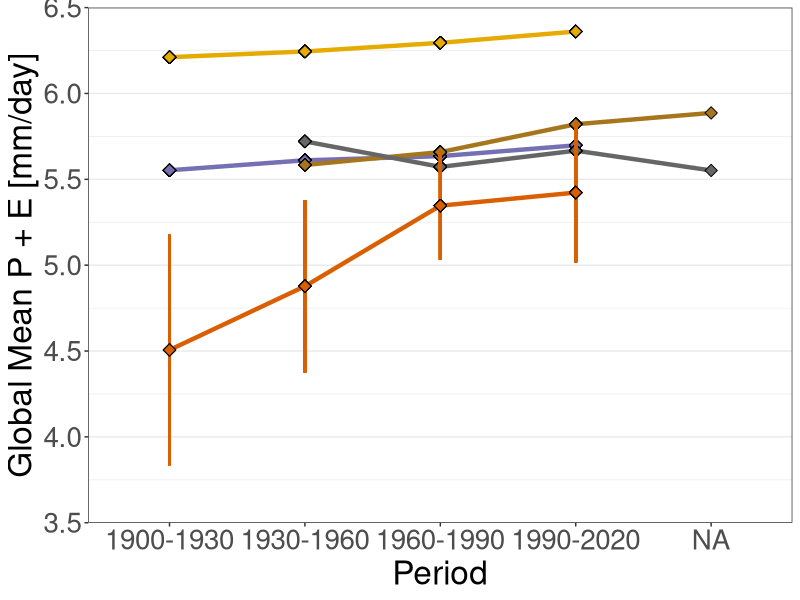
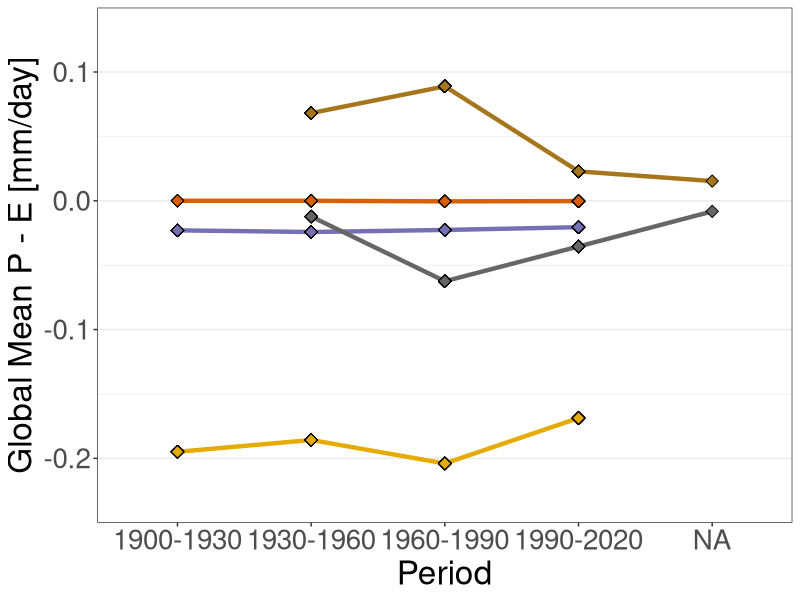
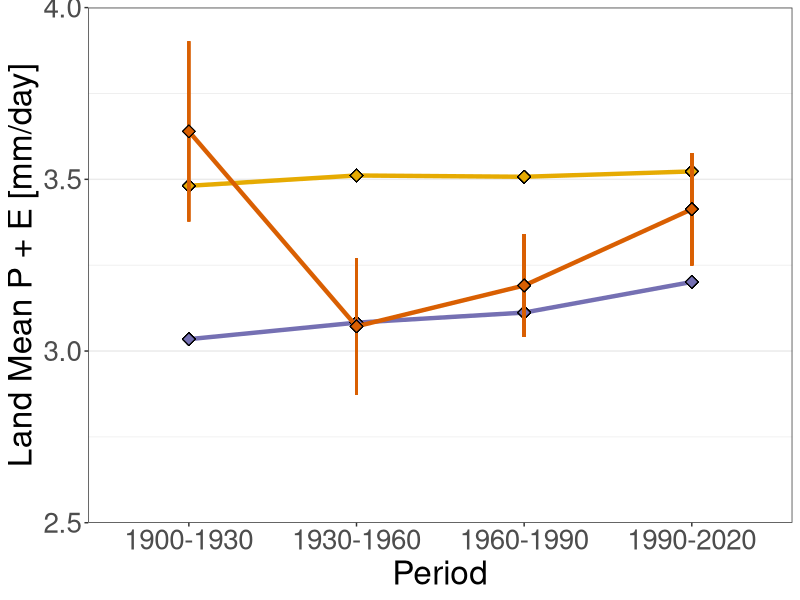
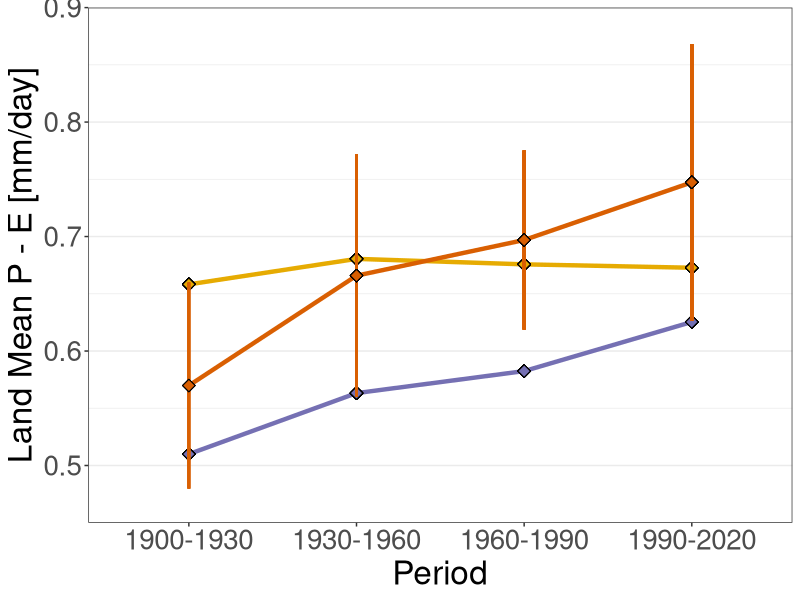
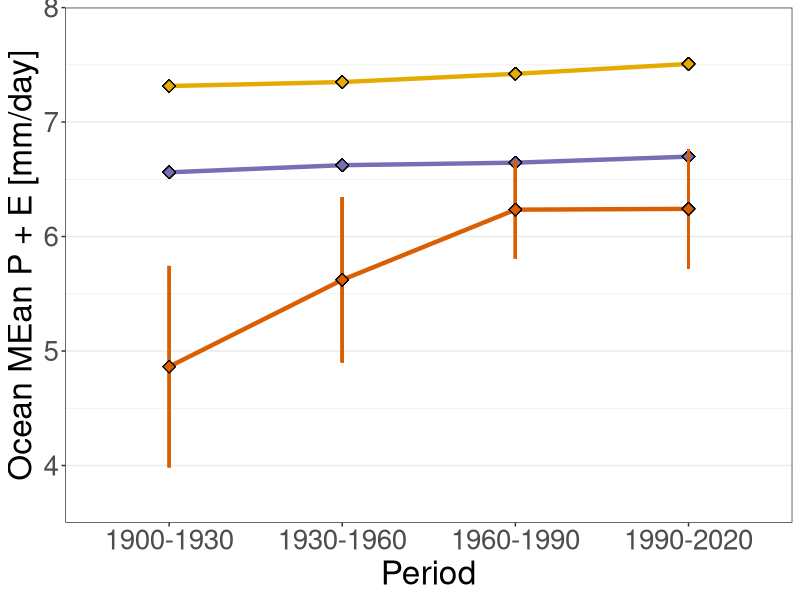
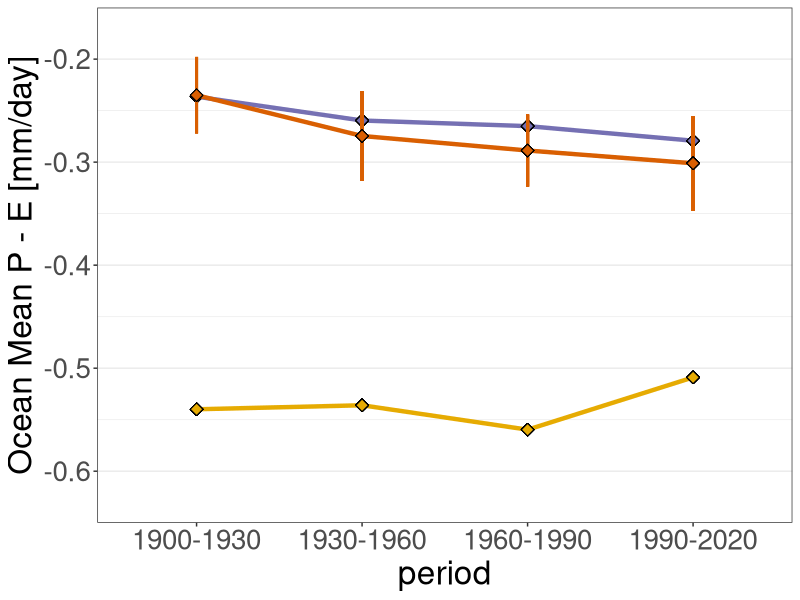

These figures' R source, in order:
#Required Libraries
library(ggplot2)
library(dplyr)
library(data.table)
library(tidyverse)
#Load chronological data
gwc_data <- read_csv('gwc_chronology.csv') %>% as.data.table()
global_20cr <- read_csv('20CRv3.csv') %>% as.data.table()
global_era20 <- read_csv('ERA20C.csv') %>% as.data.table()
global_era5 <- read_csv('ERA_5.csv') %>% as.data.table()
global_ncep <- read_csv('NCEP_NCAR.csv') %>% as.data.table()
#Land Data
land_data <- gwc_data[, c(1, 2, 3, 8)][, PpE := P_L + ET][, PmE := P_L - ET][, mean_PpE := mean(PpE, na.rm = TRUE), by = period][, sd_PpE := sd(PpE, na.rm = TRUE), by = period][, mean_PmE := mean(PmE, na.rm = TRUE), by = period][, sd_PmE := sd(PmE, na.rm = TRUE), by = period]
land_20cr <- global_20cr[, c(1:3, 16)][, PpE := P_L + ET][, PmE := P_L - ET][, mean_PpE := mean(PpE, na.rm = TRUE), by = period][, mean_PmE := mean(PmE, na.rm = TRUE), by = period]
land_era20 <- global_era20[, c(1, 5, 7, 16)][, ET := P_L - PmE_L][, PpE := P_L + ET][, mean_PpE := mean(PpE, na.rm = TRUE), by = period][, mean_PmE := mean(PmE_L, na.rm = TRUE), by = period]
#Ocean Data
ocean_data <- gwc_data[,c(1, 4, 5, 8)][, PpE := P_O + E][, PmE := P_O - E][, mean_PpE := mean(PpE, na.rm = TRUE), by = period][, sd_PpE := sd(PpE, na.rm = TRUE), by = period][, mean_PmE := mean(PmE, na.rm = TRUE), by = period][, sd_PmE := sd(PmE, na.rm = TRUE), by = period]
ocean_20cr <- global_20cr[, c(1, 4, 5, 16)][, PpE := P_O + E][, PmE := P_O - E][, mean_PpE := mean(PpE, na.rm = TRUE), by = period][, mean_PmE := mean(PmE, na.rm = TRUE), by = period]
ocean_era20 <- global_era20[, c(1, 6, 8, 16)][, E := P_O - PmE_O][, PpE := P_O + E][, mean_PpE := mean(PpE, na.rm = TRUE), by = period][, mean_PmE := mean(PmE_O, na.rm = TRUE), by = period]
#Global
p17 <- ggplot(data = gwc_data, aes(x = period, y = mean_PpE, group = 1)) +
  stat_summary(data = global_20cr[Year >= 1900], fun = mean, geom = "line", color = '#e6ab02', size = 1.5) +
  geom_point(data = global_20cr[Year >= 1900], fill = '#e6ab02', shape = 23, size = 3) +
  stat_summary(data = global_era20, fun = mean, geom = "line", color = '#7570b3', size = 1.5) +
  geom_point(data = global_era20, fill = '#7570b3', shape = 23, size = 3) +
  stat_summary(data = global_era5, fun = mean, geom = "line", color = '#a6761d', size = 1.5) +
  geom_point(data = global_era5, fill = '#a6761d', shape = 23, size = 3) +
  stat_summary(data = global_ncep, fun = mean, geom = "line", color = '#666666', size = 1.5) +
  geom_point(data = global_ncep, fill = '#666666', shape = 23, size = 3) +
  geom_errorbar(aes(ymin = mean_PpE - sd_PpE, ymax = mean_PpE + sd_PpE), width = 0, size = 1, color = '#d95f02') +
  stat_summary(fun = mean, geom = "line", color = '#d95f02', size = 1.5) +
  geom_point(fill = '#d95f02', shape = 23, size = 3) +
  labs(x = "Period", y = "Global Mean P + E [mm/day]") +
  theme_bw() +
  scale_y_continuous(limits = c(3.5, 6.5), expand = c(0, 0)) +
  theme(panel.grid.major.x = element_blank(), axis.text.y = element_text(size = 20), axis.title.y = element_text(size = 24), axis.text.x = element_text(size = 20), axis.title.x = element_text(size = 24))
ggsave("global_plus_30.png", p17, dpi = 600, limitsize = FALSE)

p18 <- ggplot(data = gwc_data, aes(x = period, y = mean_PmE, group = 1)) +
  stat_summary(data = global_20cr[Year >= 1900], fun = mean, geom = "line", color = '#e6ab02', size = 1.5) +
  geom_point(data = global_20cr[Year >= 1900], fill = '#e6ab02', shape = 23, size = 3) +
  stat_summary(data = global_era20, fun = mean, geom = "line", color = '#7570b3', size = 1.5) +
  geom_point(data = global_era20, fill = '#7570b3', shape = 23, size = 3) +
  stat_summary(data = global_era5, fun = mean, geom = "line", color = '#a6761d', size = 1.5) +
  geom_point(data = global_era5, fill = '#a6761d', shape = 23, size = 3) +
  stat_summary(data = global_ncep, fun = mean, geom = "line", color = '#666666', size = 1.5) +
  geom_point(data = global_ncep, fill = '#666666', shape = 23, size = 3) +
  geom_errorbar(aes(ymin = mean_PmE - sd_PmE, ymax = mean_PmE + sd_PmE), width = 0, size = 1, color = "#d95f02") +
  stat_summary(fun = mean, geom = "line", color = '#d95f02', size = 1.5) +
  geom_point(fill = '#d95f02', shape = 23, size = 3) +
  labs(fill = NULL, x = "Period", y = "Global Mean P - E [mm/day]") +
  theme_bw() +
  scale_y_continuous(limits = c(-0.25, 0.15), expand = c(0, 0)) +
  theme(panel.grid.major.x = element_blank(), axis.text.y = element_text(size = 20), axis.title.y = element_text(size = 24), axis.text.x = element_text(size = 20), axis.title.x = element_text(size = 24))
ggsave("global_minus_30.png", p18, dpi = 600, limitsize = FALSE)
#Land
p19 <- ggplot(data = land_data, aes(x = period, y = mean_PpE, group = 1)) +
  stat_summary(data = land_20cr[Year >= 1900], fun = mean, geom = "line", color = '#e6ab02', size = 1.5) +
  geom_point(data = land_20cr[Year >= 1900], fill = '#e6ab02', shape = 23, size = 3) +
  stat_summary(data = land_era20, fun = mean, geom = "line", color = '#7570b3', size = 1.5) +
  geom_point(data = land_era20, fill = '#7570b3', shape = 23, size = 3) +
  geom_errorbar(aes(ymin = mean_PpE - sd_PpE, ymax = mean_PpE + sd_PpE), width = 0, size = 1, color = "#d95f02") +
  stat_summary(fun = mean, geom = "line", color = '#d95f02', size = 1.5) +
  geom_point(fill = '#d95f02', shape = 23, size = 3) +
  labs(x = "Period", y = "Land Mean P + E [mm/day]") +
  theme_bw() +
  scale_y_continuous(limits = c(2.5, 4), expand = c(0, 0)) +
  theme(panel.grid.major.x = element_blank(), axis.text.y = element_text(size = 20), axis.title.y = element_text(size = 24), axis.text.x = element_text(size = 20), axis.title.x = element_text(size = 24))
ggsave("land_plus_30.png", p19, dpi = 600, limitsize = FALSE)

p20 <- ggplot(data = land_data, aes(x = period, y = mean_PmE, group = 1)) +
  stat_summary(data = land_20cr[Year >= 1900], fun = mean, geom = "line", color = '#e6ab02', size = 1.5) +
  geom_point(data = land_20cr[Year >= 1900], fill = '#e6ab02', shape = 23, size = 3) +
  stat_summary(data = land_era20, fun = mean, geom = "line", color = '#7570b3', size = 1.5) +
  geom_point(data = land_era20, fill = '#7570b3', shape = 23, size = 3) +
  geom_errorbar(aes(ymin = mean_PmE - sd_PmE, ymax = mean_PmE + sd_PmE), width = 0, size = 1, color = "#d95f02") +
  stat_summary(fun = mean, geom = "line", color = '#d95f02', size = 1.5) +
  geom_point(fill = '#d95f02', shape = 23, size = 3) +
  labs(x = "Period", y = "Land Mean P - E [mm/day]") +
  theme_bw() +
  scale_y_continuous(limits = c(0.45, 0.9), expand = c(0, 0)) +
  theme(panel.grid.major.x = element_blank(), axis.text.y = element_text(size = 20), axis.title.y = element_text(size = 24), axis.text.x = element_text(size = 20), axis.title.x = element_text(size = 24))
ggsave("land_minus_30.png", p20, dpi = 600, limitsize = FALSE)
#Ocean
p21 <- ggplot(data = ocean_data, aes(x = period, y = mean_PpE, group = 1)) +
  stat_summary(data = ocean_20cr[Year >= 1900], fun = mean, geom = "line", color = '#e6ab02', size = 1.5) +
  geom_point(data = ocean_20cr[Year >= 1900], fill = '#e6ab02', shape = 23, size = 3) +
  stat_summary(data = ocean_era20, fun = mean, geom = "line", color = '#7570b3', size = 1.5) +
  geom_point(data = ocean_era20, fill = '#7570b3', shape = 23, size = 3) +
  geom_errorbar(aes(ymin = mean_PpE - sd_PpE, ymax = mean_PpE + sd_PpE), width = 0, size = 1, color ="#d95f02") +
  stat_summary(fun = mean, geom = "line", color = '#d95f02', size = 1.5) +
  geom_point(fill = '#d95f02', shape = 23, size = 3) +
  labs(x = "Period", y = "Ocean MEan P + E [mm/day]") +
  theme_bw() +
  scale_y_continuous(limits = c(3.5, 8), expand = c(0, 0)) +
  theme(panel.grid.major.x = element_blank(), axis.text.y = element_text(size = 20), axis.title.y = element_text(size = 24), axis.text.x = element_text(size = 20), axis.title.x = element_text(size = 24))
ggsave("ocean_plus_30.png", p21, dpi = 600, limitsize = FALSE)

p22 <- ggplot(data = ocean_data, aes(x = period, y = mean_PmE, group = 1)) +
  stat_summary(data = ocean_20cr[Year >= 1900], fun = mean, geom = "line", color = '#e6ab02', size = 1.5) +
  geom_point(data = ocean_20cr[Year >= 1900], fill = '#e6ab02', shape = 23, size = 3) +
  stat_summary(data = ocean_era20, fun = mean, geom = "line", color = '#7570b3', size = 1.5) +
  geom_point(data = ocean_era20, fill = '#7570b3', shape = 23, size = 3) +
  geom_errorbar(aes(ymin = mean_PmE - sd_PmE, ymax = mean_PmE + sd_PmE), width = 0, size = 1, color = "#d95f02") +
  stat_summary(fun = mean, geom = "line", color = '#d95f02', size = 1.5) +
  geom_point(fill = '#d95f02', shape = 23, size = 3) +
  labs("Period", y = "Ocean Mean P - E [mm/day]") +
  theme_bw() +
  scale_y_continuous(limits = c(-0.65, -0.15), expand = c(0, 0)) +
  theme(panel.grid.major.x = element_blank(), axis.text.y = element_text(size = 20), axis.title.y = element_text(size = 24), axis.text.x = element_text(size = 20), axis.title.x = element_text(size = 24))
ggsave("ocean_minus_30.png", p22, dpi = 600, limitsize = FALSE)
